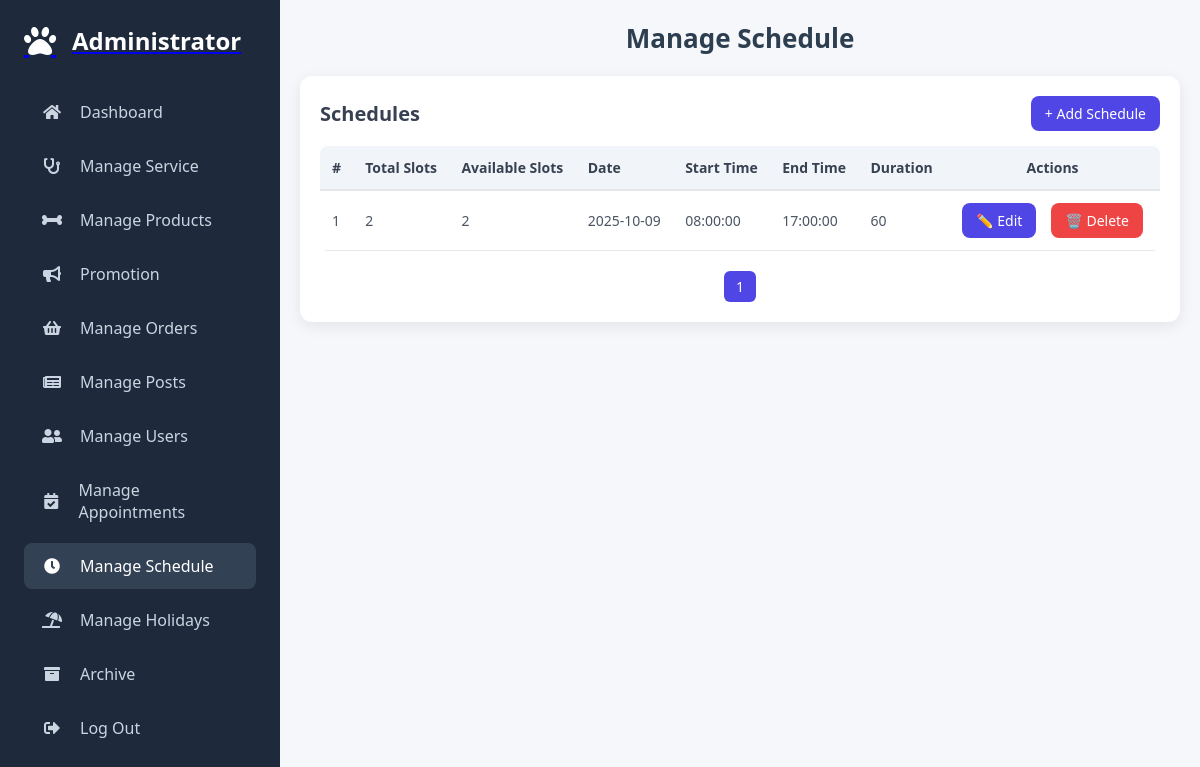
The app's page /admin/manage_schedule.php (signed in), older data.
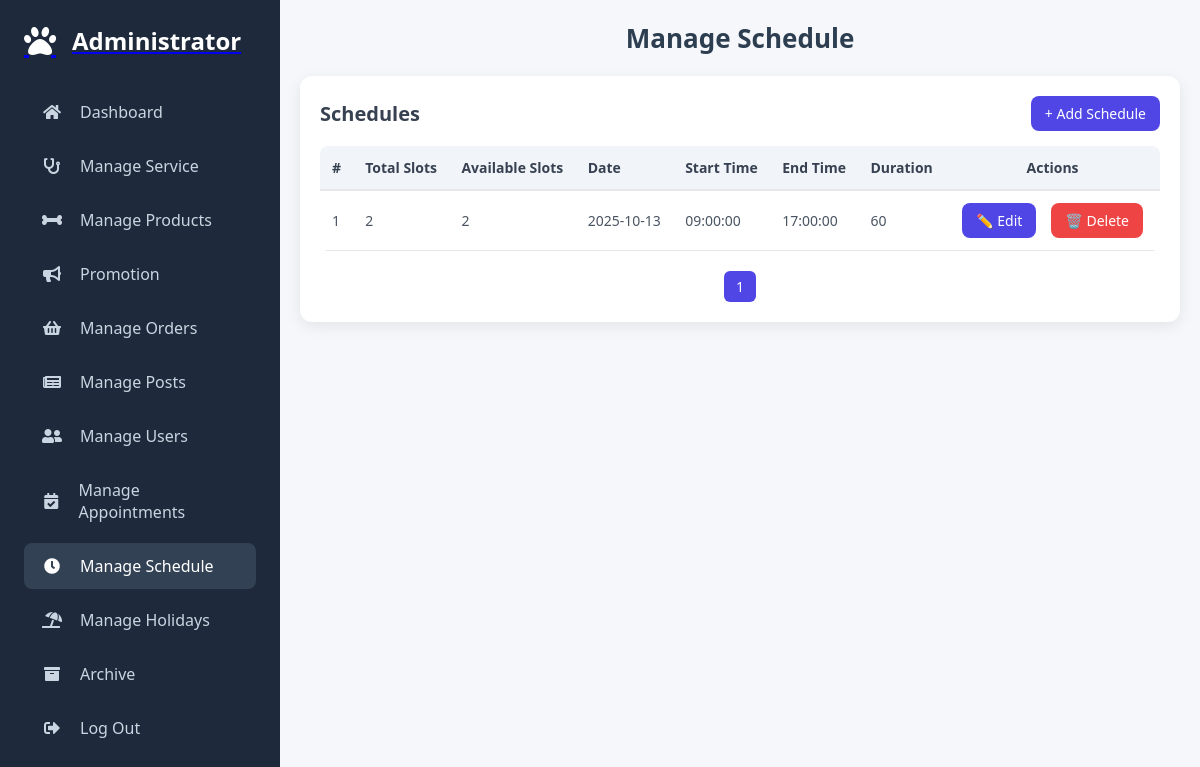
The same page, newer data.
### tables this page shows
CREATE TABLE `schedules` (
  `id` int(11) NOT NULL,
  `slots_date` date NOT NULL,
  `start_time` time NOT NULL,
  `end_time` time NOT NULL,
  `duration` int(11) NOT NULL,
  `slots` int(11) NOT NULL,
  `status` varchar(20) NOT NULL DEFAULT 'available',
  `created_at` timestamp NOT NULL DEFAULT current_timestamp(),
  `total_slots` int(11) NOT NULL DEFAULT 1
);

### admin/manage_schedule.php (the view, shortened to what this page needs)
<?php
require_once '../components/auth_admin.php';
$limit = 10;
$page = isset($_GET['page']) ? (int)$_GET['page'] : 1;
$start = ($page - 1) * $limit;
$totalRows = $conn->query("SELECT COUNT(*) FROM schedules")->fetchColumn();
$totalPages = ceil($totalRows / $limit);
$stmt = $conn->prepare("
    SELECT * FROM schedules
    ORDER BY slots_date ASC
    LIMIT ?, ?
");
$stmt->bindValue(1, $start, PDO::PARAM_INT);
$stmt->bindValue(2, $limit, PDO::PARAM_INT);
$stmt->execute();
$schedules = $stmt->fetchAll(PDO::FETCH_ASSOC);
?>
<!DOCTYPE html>
<html lang="en">
<head>
    <link rel="stylesheet" href="./../assets/css/admin/admin_header.css?v=<?php echo time(); ?>">
    <link rel="stylesheet" href="./../assets/css/admin/manage_schedule.css?v=<?php echo time(); ?>">
    <link rel="stylesheet" href="https://cdnjs.cloudflare.com/ajax/libs/font-awesome/5.15.4/css/all.min.css">
</head>
<body>
<?php include '../components/admin_header.php'; ?>
<div class="admin-main">
  <div class="header-row">
      <h1>Manage Schedule</h1>
  </div>
  <div class="card">
      <div class="card-header">
          <h2>Schedules</h2>
          <button class="btn btn-primary add-btn" onclick="openScheduleModal()">+ Add Schedule</button>
      </div>
      <div class="table-container">
          <table>
              <thead>
                  <tr>
                      <th>#</th>
                      <th>Total Slots</th>
                      <th>Available Slots</th>
                      <th>Date</th>
                      <th>Start Time</th>
                      <th>End Time</th>
                      <th>Duration</th>
                      <th class="actions">Actions</th>
                  </tr>
              </thead>
              <tbody>
                  <?php $i = $start + 1; foreach ($schedules as $s): ?>
                  <tr data-id="<?= $s['id'] ?>">
                      <td><?= $i++ ?></td>
                      <td><?= $s['total_slots'] ?></td>
                      <td><?= $s['slots'] ?></td>
                      <td><?= $s['slots_date'] ?></td>
                      <td><?= $s['start_time'] ?></td>
                      <td><?= $s['end_time'] ?></td>
                      <td><?= $s['duration'] ?></td>
                      <td class="actions">
                          <button class="btn btn-primary edit-btn">✏️ Edit</button>
                          <button class="btn btn-danger" onclick="confirmDeleteSchedule(<?= $s['id'] ?>)">🗑️ Delete</button>
                      </td>
                  </tr>
                  <?php endforeach; ?>
              </tbody>
          </table>
          <div class="pagination">
              <?php for($p = 1; $p <= $totalPages; $p++): ?>
                  <a href="?page=<?= $p ?>" class="btn <?= $p==$page?'btn-primary':'btn-light' ?>"><?= $p ?></a>
              <?php endfor; ?>
          </div>
      </div>
  </div>
</div>
</body>
</html>

### components/admin_header.php
<div class="admin-sidebar" id="sidebar">
    <a href="dashboard.php" class="sidebar-header">
        <i class="fas fa-paw fa-2x" style="color: #fff;"></i>
        <h2>Administrator</h2>
    </a>
<nav>
    <a href="dashboard.php" class="nav-link <?= basename($_SERVER['PHP_SELF']) == 'dashboard.php' ? 'active' : '' ?>">
        <i class="fas fa-home"></i>
        <span>Dashboard</span>
    </a>
    <a href="manage_service.php" class="nav-link <?= basename($_SERVER['PHP_SELF']) == 'manage_service.php' ? 'active' : '' ?>">
        <i class="fas fa-stethoscope"></i>
        <span>Manage Service</span>
    </a>
    <a href="manage_products.php" class="nav-link <?= basename($_SERVER['PHP_SELF']) == 'manage_products.php' ? 'active' : '' ?>">
        <i class="fas fa-bone"></i>
        <span>Manage Products</span>
    </a>
    <a href="manage_promotion.php" class="nav-link <?= basename($_SERVER['PHP_SELF']) == 'manage_promotion.php' ? 'active' : '' ?>">
        <i class="fas fa-bullhorn"></i>
        <span>Promotion</span>
    </a>
    <a href="manage_orders.php" class="nav-link <?= basename($_SERVER['PHP_SELF']) == 'manage_orders.php' ? 'active' : '' ?>">
        <i class="fas fa-shopping-basket"></i>
        <span>Manage Orders</span>
    </a>
    <a href="manage_post.php" class="nav-link <?= basename($_SERVER['PHP_SELF']) == 'manage_post.php' ? 'active' : '' ?>">
        <i class="fas fa-newspaper"></i>
        <span>Manage Posts</span>
    </a>
    <a href="manage_users.php" class="nav-link <?= basename($_SERVER['PHP_SELF']) == 'manage_users.php' ? 'active' : '' ?>">
        <i class="fas fa-user-friends"></i>
        <span>Manage Users</span>
    </a>
    <a href="manage_appointments.php" class="nav-link <?= basename($_SERVER['PHP_SELF']) == 'manage_appointments.php' ? 'active' : '' ?>">
        <i class="fas fa-calendar-check"></i>
        <span>Manage Appointments</span>
    </a>
    <a href="manage_schedule.php" class="nav-link <?= basename($_SERVER['PHP_SELF']) == 'manage_schedule.php' ? 'active' : '' ?>">
        <i class="fas fa-clock"></i>
        <span>Manage Schedule</span>
    </a>
    <a href="manage_holidays.php" class="nav-link <?= basename($_SERVER['PHP_SELF']) == 'manage_holidays.php' ? 'active' : '' ?>">
        <i class="fas fa-umbrella-beach"></i>
        <span>Manage Holidays</span>
    </a>
    <a href="archive.php" class="nav-link <?= basename($_SERVER['PHP_SELF']) == 'archive_appointments.php' ? 'active' : '' ?>">
        <i class="fas fa-archive"></i>
        <span>Archive</span>
    </a>
    <a href="../components/admin_logout.php" class="nav-link" onclick="return confirm('Logout from this website?');">
        <i class="fas fa-sign-out-alt"></i>
        <span>Log Out</span>
    </a>
</nav>
</div>

### assets/css/admin/admin_header.css (style rules this page uses)
:root { --primary-color: #6366f1; --secondary-color: #4f46e5; --dark-bg: #1e293b; --light-bg: #f8fafc; --text-dark: #0f172a; --text-light: #64748b; --card-bg: #ffffff; --border-radius: 10px; --transition: all 0.3s ease; }
* { margin: 0; padding: 0; box-sizing: border-box; font-family: 'Segoe UI', sans-serif; }
body { background: var(--light-bg); color: var(--text-dark); overflow-x: hidden; }
.admin-sidebar { width: 280px; background: var(--dark-bg); padding: 1.5rem; position: fixed; top: 0; left: 0; height: 100%; transition: var(--transition); z-index: 1000; transform: translateX(0); overflow-y: auto; scrollbar-width: thin; }
.sidebar-header { display: flex; align-items: center; gap: 1rem; margin-bottom: 2rem; }
.sidebar-header h2 { color: white; font-size: 1.5rem; font-weight: 600; }
.admin-sidebar nav { display: flex; flex-direction: column; gap: 0.5rem; }
.nav-link { display: flex; align-items: center; gap: 1rem; color: #cbd5e1; padding: 0.75rem 1rem; border-radius: 8px; text-decoration: none; transition: var(--transition); font-weight: 500; }
.nav-link:hover, .nav-link.active { background: #334155; color: #fff; }
.nav-link i { width: 24px; text-align: center; }
.admin-main { margin-left: 280px; flex: 1; padding: 2rem; transition: var(--transition); }
.header-row { display: flex; justify-content: space-between; align-items: center; margin-bottom: 2rem; flex-wrap: wrap; gap: 1rem; }
h1 { font-size: 2rem; font-weight: 600; color: var(--text-dark); }
@media (min-width: 769px) { .admin-sidebar { transform: none !important; } }

Row changes from the older to the newer data that the page shows:
removed schedules: total_slots "2", slots "2", slots_date "2025-10-09", start_time "08:00:00", end_time "17:00:00", duration "60"
added schedules: total_slots "2", slots "2", slots_date "2025-10-13", start_time "09:00:00", end_time "17:00:00", duration "60"
